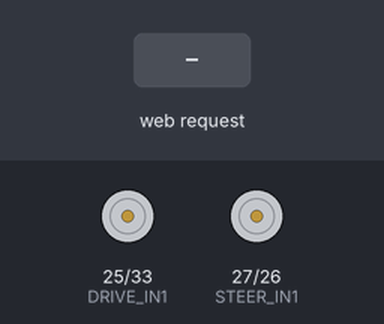
A sketch run on a simulated ESP32. Shown: motor-driver pin pairs drawn as motors (green arrow = first pin HIGH = forward, orange = second pin HIGH = backward, longer = more drive). Inputs (shaded band) come from the test bench. What the sketch prints to the serial monitor is not drawn.

Above: at 1.2 s.
1.3 s: HTTP request GET /control?steer=1&throttle=1 received
At 1.7 s:
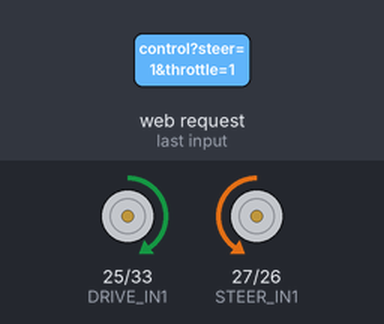
3.3 s: HTTP request GET /control?steer=120&throttle=120 received
At 3.7 s:
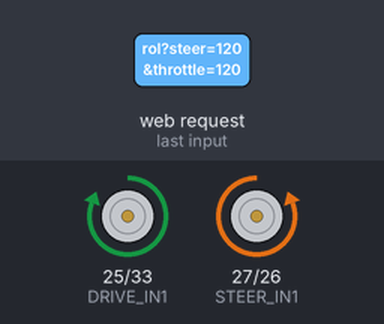
Timing chart, 0 to 6.3 s (numbered marks = the images above; inputs shaded):
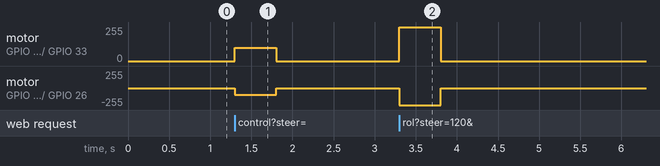

The sketch:

dual_axis_joystick_ui.ino
```cpp
#include <WiFi.h>
#include <WebServer.h>

// =====================================================
// ESP32 CAR - DUAL JOYSTICK CONTROLLER
// MX1508 MOTOR DRIVER
// =====================================================

// ---------------- PIN CONFIGURATION ------------------

const int STEER_IN1 = 27;
const int STEER_IN2 = 26;

const int DRIVE_IN1 = 25;
const int DRIVE_IN2 = 33;

// -----------------------------------------------------

// ---------------- PWM CONFIGURATION ------------------

const int PWM_FREQ = 1000;
const int PWM_BITS = 8;

// ESP32 PWM channels
const int CH_STEER_1 = 0;
const int CH_STEER_2 = 1;
const int CH_DRIVE_1 = 2;
const int CH_DRIVE_2 = 3;

// -----------------------------------------------------

WebServer server(80);

// Maximum PWM
int maxDrivePWM = 255;
int maxSteerPWM = 255;

// Minimum PWM needed to start motor
const int MIN_PWM = 100;

// Joystick dead zone
const int DEAD_ZONE = 8;

// Safety timeout
// If no joystick command arrives for this long,
// the car automatically stops.
const unsigned long COMMAND_TIMEOUT = 500;

// Last command received
unsigned long lastCommandTime = 0;

// =====================================================
// HTML USER INTERFACE
// =====================================================

const char* htmlPage = R"rawliteral(

<!DOCTYPE html>

<html>

<head>

<meta name="viewport"
      content="width=device-width, initial-scale=1.0,
               maximum-scale=1.0, user-scalable=no">

<title>ESP32 RC Car</title>

<style>

* {
  box-sizing: border-box;
  -webkit-user-select: none;
  user-select: none;
}

body {
  margin: 0;
  background: #111;
  color: white;
  font-family: Arial, sans-serif;
  overflow: hidden;
  touch-action: none;
}

h1 {
  text-align: center;
  font-size: 22px;
  margin: 12px 0 5px 0;
}

.status {
  text-align: center;
  font-size: 14px;
  color: #aaa;
  margin-bottom: 5px;
}

.controller {
  display: flex;
  justify-content: space-around;
  align-items: center;
  width: 100%;
  height: calc(100vh - 80px);
}

.joystick-area {
  width: 45vw;
  height: 45vw;
  max-width: 320px;
  max-height: 320px;
  position: relative;
}

.joystick-base {
  position: absolute;
  width: 100%;
  height: 100%;

  border-radius: 50%;

  background: #292929;

  border: 4px solid #555;

  box-shadow:
    inset 0 0 20px #000,
    0 5px 15px #000;
}

.joystick-stick {
  position: absolute;

  width: 34%;
  height: 34%;

  left: 33%;
  top: 33%;

  border-radius: 50%;

  background: #777;

  border: 3px solid #aaa;

  box-shadow:
    0 4px 10px #000;

  transition: left 0.05s,
              top 0.05s;
}

.label {
  position: absolute;

  width: 100%;

  text-align: center;

  font-size: 16px;

  color: #bbb;

  pointer-events: none;
}

.label.top {
  top: -28px;
}

.label.bottom {
  bottom: -28px;
}

.label.left {
  left: -55px;
  top: 48%;
}

.label.right {
  right: -55px;
  top: 48%;
}

.stop {
  position: absolute;

  left: 50%;
  bottom: 18px;

  transform: translateX(-50%);

  width: 100px;
  height: 55px;

  border-radius: 15px;

  border: 2px solid #fff;

  background: #c62828;

  color: white;

  font-size: 18px;
  font-weight: bold;

  box-shadow: 0 4px 10px #000;
}

.stop:active {
  transform: translateX(-50%) scale(0.95);
}

.info {
  position: absolute;

  bottom: 5px;

  width: 100%;

  text-align: center;

  font-size: 12px;

  color: #777;
}

</style>

</head>

<body>

<h1>ESP32 RC CAR</h1>

<div class="status" id="status">
  Connected
</div>

<div class="controller">

  <!-- LEFT JOYSTICK -->
  <div class="joystick-area"
       id="steering">

    <div class="joystick-base"></div>

    <div class="joystick-stick"
         id="steeringStick"></div>

    <div class="label top">
      ↑
    </div>

    <div class="label bottom">
      ↓
    </div>

    <div class="label left">
      ←
    </div>

    <div class="label right">
      →
    </div>

  </div>


  <!-- RIGHT JOYSTICK -->
  <div class="joystick-area"
       id="throttle">

    <div class="joystick-base"></div>

    <div class="joystick-stick"
         id="throttleStick"></div>

    <div class="label top">
      FORWARD
    </div>

    <div class="label bottom">
      REVERSE
    </div>

  </div>

</div>

<button class="stop" id="stopButton">
  STOP
</button>

<div class="info">
  Left = Steering &nbsp;&nbsp; Right = Throttle
</div>


<script>

// =====================================================
// JOYSTICK VARIABLES
// =====================================================

let steering = 0;
let throttle = 0;

let steeringActive = false;
let throttleActive = false;

let lastSend = 0;

const SEND_INTERVAL = 50;


// =====================================================
// GET ELEMENTS
// =====================================================

const steeringArea =
  document.getElementById("steering");

const steeringStick =
  document.getElementById("steeringStick");

const throttleArea =
  document.getElementById("throttle");

const throttleStick =
  document.getElementById("throttleStick");


// =====================================================
// JOYSTICK FUNCTION
// =====================================================

function setupJoystick(area, stick, type) {

  let active = false;

  function move(x, y) {

    const rect = area.getBoundingClientRect();

    const centerX =
      rect.left + rect.width / 2;

    const centerY =
      rect.top + rect.height / 2;

    let dx = x - centerX;
    let dy = y - centerY;

    const maxDistance =
      rect.width * 0.33;

    const distance =
      Math.sqrt(dx * dx + dy * dy);

    if (distance > maxDistance) {

      dx =
        dx / distance *
        maxDistance;

      dy =
        dy / distance *
        maxDistance;
    }

    // Convert to -100 ... +100

    let horizontal =
      dx / maxDistance * 100;

    let vertical =
      -dy / maxDistance * 100;


    // Dead zone

    if (Math.abs(horizontal) < 8)
      horizontal = 0;

    if (Math.abs(vertical) < 8)
      vertical = 0;


    // Update visual stick

    stick.style.left =
      (33 + horizontal * 0.33) + "%";

    stick.style.top =
      (33 - vertical * 0.33) + "%";


    if (type === "steering") {

      steering =
        Math.round(horizontal);

    }

    if (type === "throttle") {

      throttle =
        Math.round(vertical);

    }

  }


  function reset() {

    active = false;

    stick.style.left = "33%";
    stick.style.top = "33%";

    if (type === "steering")
      steering = 0;

    if (type === "throttle")
      throttle = 0;

  }


  area.addEventListener(
    "pointerdown",
    function(e) {

      active = true;

      area.setPointerCapture(e.pointerId);

      move(e.clientX, e.clientY);

    }
  );


  area.addEventListener(
    "pointermove",
    function(e) {

      if (!active) return;

      move(e.clientX, e.clientY);

    }
  );


  area.addEventListener(
    "pointerup",
    function() {

      reset();

    }
  );


  area.addEventListener(
    "pointercancel",
    function() {

      reset();

    }
  );

}


// =====================================================
// CREATE JOYSTICKS
// =====================================================

setupJoystick(
  steeringArea,
  steeringStick,
  "steering"
);

setupJoystick(
  throttleArea,
  throttleStick,
  "throttle"
);


// =====================================================
// SEND COMMAND TO ESP32
// =====================================================

function sendCommand() {

  const now = Date.now();

  if (now - lastSend < SEND_INTERVAL)
    return;

  lastSend = now;


  fetch(
    "/control?steer=" +
    steering +
    "&throttle=" +
    throttle,
    {
      cache: "no-store"
    }
  )
  .catch(function() {

    document.getElementById("status")
      .innerText = "Connection lost";

  });

}


// Send continuously while controlling

setInterval(
  sendCommand,
  SEND_INTERVAL
);


// =====================================================
// EMERGENCY STOP
// =====================================================

document
  .getElementById("stopButton")
  .addEventListener(
    "pointerdown",
    function(e) {

      e.preventDefault();

      steering = 0;
      throttle = 0;

      steeringStick.style.left = "33%";
      steeringStick.style.top = "33%";

      throttleStick.style.left = "33%";
      throttleStick.style.top = "33%";

      fetch("/stop");

    }
  );


// Prevent browser scrolling / gestures

document.body.addEventListener(
  "touchmove",
  function(e) {
    e.preventDefault();
  },
  { passive: false }
);

</script>

</body>

</html>

)rawliteral";


// =====================================================
// MOTOR CONTROL
// =====================================================

void stopAll() {

  ledcWrite(CH_STEER_1, 0);
  ledcWrite(CH_STEER_2, 0);

  ledcWrite(CH_DRIVE_1, 0);
  ledcWrite(CH_DRIVE_2, 0);
}


// =====================================================
// CONVERT JOYSTICK VALUE TO PWM
// =====================================================

int joystickToPWM(int value, int maximumPWM) {

  value = constrain(value, -100, 100);

  if (value == 0)
    return 0;

  int magnitude = abs(value);

  int pwm =
    map(magnitude, 0, 100,
        MIN_PWM, maximumPWM);

  return constrain(pwm, 0, 255);
}


// =====================================================
// DRIVE MOTOR
// =====================================================

void setDrive(int throttle) {

  throttle =
    constrain(throttle, -100, 100);


  if (throttle > 0) {

    // FORWARD

    int pwm =
      joystickToPWM(
        throttle,
        maxDrivePWM
      );

    ledcWrite(CH_DRIVE_1, pwm);
    ledcWrite(CH_DRIVE_2, 0);

  }

  else if (throttle < 0) {

    // REVERSE

    int pwm =
      joystickToPWM(
        throttle,
        maxDrivePWM
      );

    ledcWrite(CH_DRIVE_1, 0);
    ledcWrite(CH_DRIVE_2, pwm);

  }

  else {

    ledcWrite(CH_DRIVE_1, 0);
    ledcWrite(CH_DRIVE_2, 0);

  }

}


// =====================================================
// STEERING MOTOR
// =====================================================

void setSteering(int steer) {

  steer =
    constrain(steer, -100, 100);


  if (steer > 0) {

    // RIGHT

    int pwm =
      joystickToPWM(
        steer,
        maxSteerPWM
      );

    ledcWrite(CH_STEER_1, 0);
    ledcWrite(CH_STEER_2, pwm);

  }

  else if (steer < 0) {

    // LEFT

    int pwm =
      joystickToPWM(
        steer,
        maxSteerPWM
      );

    ledcWrite(CH_STEER_1, pwm);
    ledcWrite(CH_STEER_2, 0);

  }

  else {

    ledcWrite(CH_STEER_1, 0);
    ledcWrite(CH_STEER_2, 0);

  }

}


// =====================================================
// ROOT PAGE
// =====================================================

void handleRoot() {

  server.send(
    200,
    "text/html",
    htmlPage
  );

}


// =====================================================
// JOYSTICK CONTROL
// =====================================================

void handleControl() {

  if (
    !server.hasArg("steer") ||
    !server.hasArg("throttle")
  ) {

    server.send(
      400,
      "text/plain",
      "Missing command"
    );

    return;

  }


  int steer =
    server.arg("steer").toInt();

  int throttle =
    server.arg("throttle").toInt();


  steer =
    constrain(steer, -100, 100);

  throttle =
    constrain(throttle, -100, 100);


  setSteering(steer);
  setDrive(throttle);


  lastCommandTime =
    millis();


  server.send(
    200,
    "text/plain",
    "OK"
  );

}


// =====================================================
// STOP
// =====================================================

void handleStop() {

  stopAll();

  lastCommandTime =
    millis();

  server.send(
    200,
    "text/plain",
    "STOPPED"
  );

}


// =====================================================
// SETUP
// =====================================================

void setup() {

  Serial.begin(115200);


  // ---------------- PWM ----------------

  ledcSetup(
    CH_STEER_1,
    PWM_FREQ,
    PWM_BITS
  );

  ledcSetup(
    CH_STEER_2,
    PWM_FREQ,
    PWM_BITS
  );

  ledcSetup(
    CH_DRIVE_1,
    PWM_FREQ,
    PWM_BITS
  );

  ledcSetup(
    CH_DRIVE_2,
    PWM_FREQ,
    PWM_BITS
  );


  ledcAttachPin(
    STEER_IN1,
    CH_STEER_1
  );

  ledcAttachPin(
    STEER_IN2,
    CH_STEER_2
  );

  ledcAttachPin(
    DRIVE_IN1,
    CH_DRIVE_1
  );

  ledcAttachPin(
    DRIVE_IN2,
    CH_DRIVE_2
  );


  stopAll();


  // ---------------- WiFi AP ----------------

  const char* apName =
    "ESP32-Car";

  const char* apPassword =
    "12345678";


  WiFi.softAP(
    apName,
    apPassword
  );


  Serial.println();
  Serial.println(
    "================================"
  );

  Serial.println(
    "ESP32 RC CAR READY"
  );

  Serial.println(
    "WiFi: ESP32-Car"
  );

  Serial.println(
    "Password: 12345678"
  );

  Serial.print(
    "IP address: "
  );

  Serial.println(
    WiFi.softAPIP()
  );

  Serial.println(
    "================================"
  );


  // ---------------- Web Server ----------------

  server.on(
    "/",
    handleRoot
  );

  server.on(
    "/control",
    handleControl
  );

  server.on(
    "/stop",
    handleStop
  );


  server.begin();


  lastCommandTime =
    millis();

}


// =====================================================
// MAIN LOOP
// =====================================================

void loop() {

  server.handleClient();


  // SAFETY FAILSAFE

  if (
    millis() - lastCommandTime >
    COMMAND_TIMEOUT
  ) {

    stopAll();

  }

}
```

Measured:
- after the input at 1.3 s, motor on GPIO 25 (DRIVE_IN1) / GPIO 33 (DRIVE_IN2): stopped → forward 101/255 at once, → stopped 0.50 s later; motor on GPIO 27 (STEER_IN1) / GPIO 26 (STEER_IN2): stopped → backward 101/255 at once, → stopped 0.50 s later
- after the input at 3.3 s, motor on GPIO 25 (DRIVE_IN1) / GPIO 33 (DRIVE_IN2): stopped → forward 255/255 at once, → stopped 0.50 s later; motor on GPIO 27 (STEER_IN1) / GPIO 26 (STEER_IN2): stopped → backward 255/255 at once, → stopped 0.50 s later
